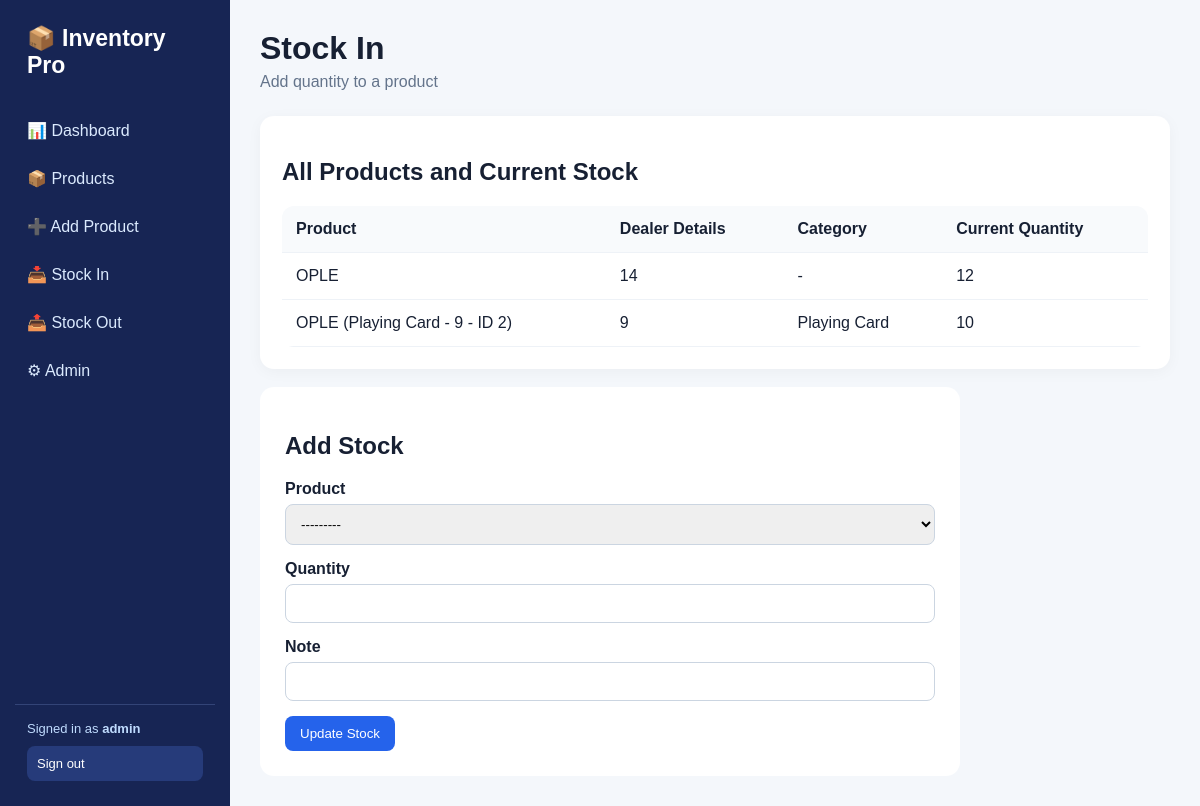
Before: /stock-in/ (signed in) with the older database file.
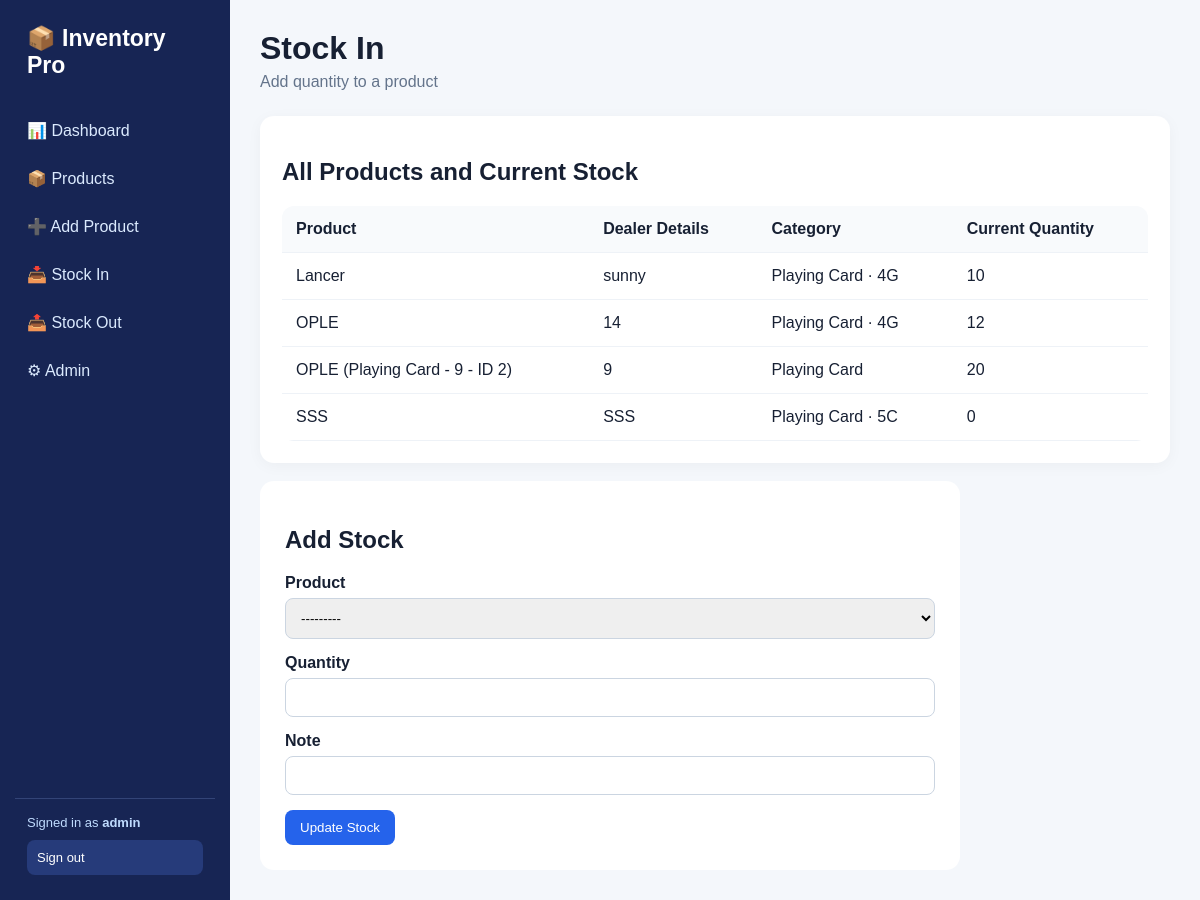
After: the same page with the newer database file.
### inventory/models.py (models this page shows, shortened)
class Product(models.Model):
    name = models.CharField(
        max_length=150,
    )
    sku = models.CharField(max_length=50)
    category = models.ForeignKey(Category, on_delete=models.SET_NULL, null=True, blank=True)
    subcategory = models.CharField(
        max_length=2,
        choices=[("5C", "5C"), ("5B", "5B"), ("4G", "4G")],
        blank=True,
    )
    purchase_price = models.DecimalField(max_digits=12, decimal_places=2, default=0)
    selling_price = models.DecimalField(max_digits=12, decimal_places=2, default=0)
    quantity = models.PositiveIntegerField(default=0)
    low_stock_limit = models.PositiveIntegerField(default=5)
    created_at = models.DateTimeField(auto_now_add=True)
    class Meta:
        constraints = [
            models.UniqueConstraint(
                fields=("name", "category", "subcategory"),
                name="unique_product_name_category_subcategory",
                violation_error_message=(
                    "A product with this name already exists in this "
                    "category and subcategory."
                ),
            )
        ]

class Category(models.Model):
    name = models.CharField(max_length=100, unique=True)
    def __str__(self): return self.name

### inventory/views.py (the view)
# urls.py: path("stock-in/", views.stock_in, name="stock_in"),
@login_required
def stock_in(request):
    return stock_change(request, "IN")

### inventory/forms.py
class StockTransactionForm(forms.Form):
    product = ProductChoiceField(queryset=Product.objects.none())
    quantity = forms.IntegerField(min_value=1)
    note = forms.CharField(required=False, max_length=255)
    def __init__(self, *args, kind, **kwargs):
        super().__init__(*args, **kwargs)
        products = Product.objects.order_by("name")
        if kind == "OUT":
            products = products.filter(quantity__gt=0)
        self.fields["product"].queryset = products

### inventory/forms.py (called while the page is built)
    def label_from_instance(self, product):
        return f"{product.name} ({product.sku}) — Current: {product.quantity}"

### templates/stock_form.html (shortened to what this page needs)
{% extends "base.html" %}{% block title %}{% if kind == "IN" %}Stock In{% else %}Stock Out{% endif %}{% endblock %}{% block content %}
<div class="top"><div><h1>{% if kind == "IN" %}Stock In{% else %}Stock Out / Sales{% endif %}</h1><div class="muted">{% if kind == "IN" %}Add quantity to a product{% else %}Choose a product to sell from available stock{% endif %}</div></div></div>
<div class="card"><h2>All Products and Current Stock</h2><table><tr><th>Product</th><th>Dealer Details</th><th>Category</th><th>Current Quantity</th></tr>
{% for p in products %}<tr><td>{{p.name}}</td><td>{{p.sku}}</td><td>{{p.category|default:"-"}}{% if p.subcategory %} · {{p.subcategory}}{% endif %}</td><td>{{p.quantity}}</td></tr>
{% empty %}<tr><td colspan="4">No products have been added yet.</td></tr>{% endfor %}</table></div>
<br><form method="post" class="form">{% csrf_token %}<h2>{% if kind == "IN" %}Add Stock{% else %}Record Sale / Stock Out{% endif %}</h2>
<div class="field"><label for="{{form.product.id_for_label}}">Product</label>{{form.product}}</div>
<div class="field"><label for="{{form.quantity.id_for_label}}">Quantity</label>{{form.quantity}}{% for error in form.quantity.errors %}<div class="alert">{{error}}</div>{% endfor %}</div>
<div class="field"><label for="{{form.note.id_for_label}}">Note</label>{{form.note}}{% for error in form.note.errors %}<div class="alert">{{error}}</div>{% endfor %}</div>
<button class="btn">{% if kind == "IN" %}Update Stock{% else %}Record Sale{% endif %}</button></form>{% endblock %}

Changed rows visible on the page:
added Product: name "Lancer", sku "sunny", category "Playing Card", subcategory "4G", quantity "10"
changed Product "OPLE": category "-" → "Playing Card"; subcategory (not shown) → "4G"
changed Product "OPLE (Playing Card - 9 - ID 2)": quantity "10" → "20"
added Product: name "SSS", sku "SSS", category "Playing Card", subcategory "5C", quantity "0"
